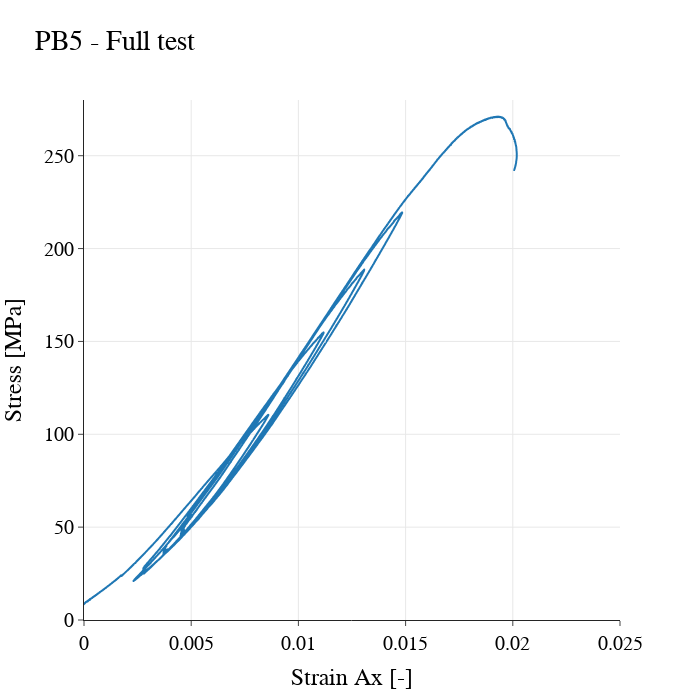

The code cell stored with this chart in its notebook:
### Code cell
### PLOTTING
## Plot the data
# ax = px.line(df_exp_PB, x = 'Strain Ax [-]', y = 'Stress [MPa]', hover_data=['Index'],  width=700, height=700, title='PB5_TRI - Full test')

# ax.show() 

fig = px.line(df_exp_PB, x = 'Strain Ax [-]', y = 'Stress [MPa]', hover_data=['Index'], width=700, height=700, title='PB5 - Full test', template="simple_white")
fig.update_yaxes(showgrid=True)
fig.update_xaxes(showgrid=True)
fig.update_layout(    yaxis=dict(range=[0, 280]),
    xaxis=dict(range=[0, 0.025]), # customize font and legend orientation & position
    font=dict(
        family="Times New Roman",
        size=20,
        color="Black"),
    legend=dict(title=None, orientation="h", y=1, yanchor="bottom", x=0.5, xanchor="center"))

fig.show()

### Figure 1 — Plotly figure (JSON) as saved in the notebook; plotly's stock layout.template omitted (floating-point values rounded to 4 significant figures; data arrays with more than 128 entries replaced by an {"elided": "..."} marker saying what was removed)
{"data": [{"customdata": {"elided": "12821x1 int values"}, "hovertemplate": "Strain Ax [-]=%{x}<br>Stress [MPa]=%{y}<br>Index=%{customdata[0]}<extra></extra>", "legendgroup": "", "line": {"color": "#1F77B4", "dash": "solid"}, "marker": {"symbol": "circle"}, "mode": "lines", "name": "", "showlegend": false, "type": "scattergl", "x": {"elided": "12821 float values"}, "xaxis": "x", "y": {"elided": "12821 float values"}, "yaxis": "y"}], "layout": {"font": {"color": "Black", "family": "Times New Roman", "size": 20}, "height": 700, "legend": {"orientation": "h", "title": {}, "tracegroupgap": 0, "x": 0.5, "xanchor": "center", "y": 1, "yanchor": "bottom"}, "title": {"text": "PB5 - Full test"}, "width": 700, "xaxis": {"anchor": "y", "domain": [0, 1], "range": [0, 0.025], "showgrid": true, "title": {"text": "Strain Ax [-]"}}, "yaxis": {"anchor": "x", "domain": [0, 1], "range": [0, 280], "showgrid": true, "title": {"text": "Stress [MPa]"}}}}
